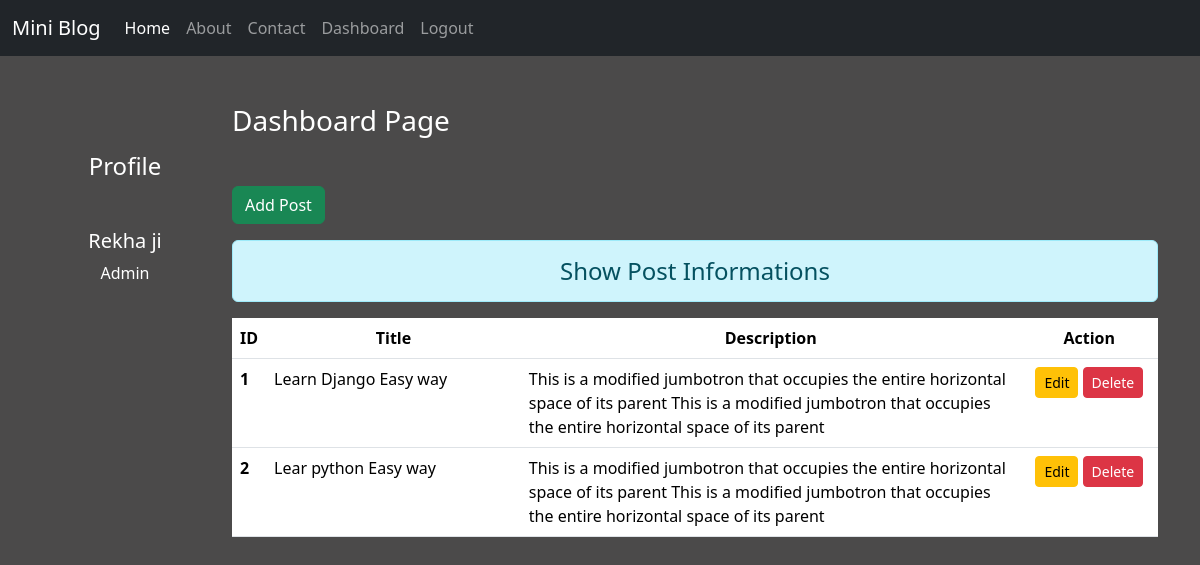
The page /dashboard/ (signed in) on the database its author committed.
### blog/models.py (models this page shows)
class Post(models.Model):
    title=models.CharField(max_length=200)
    desc=models.TextField()

### blog/views.py (the view)
# urls.py: path('dashboard/', views.dashboard,name='dashboard'),
def dashboard(request):
    if request.user.is_authenticated:
        posts=Post.objects.all()
        user=request.user
        full_name=user.get_full_name()
        gps=user.groups.all()
        return render(request,'blog/dashboard.html',{'posts':posts,'full_name':full_name,'groups':gps})
    else:
        return HttpResponseRedirect('/login/')

### blog/templates/blog/dashboard.html (shortened to what this page needs)
{% extends 'blog/base.html' %}
{% load static %}
{% block side %}
<div class="col-sm-2 text-white my-5 text-center">
  <h4 class="my-5">Profile</h4>
  <h5>{{full_name}}</h5>
  {% for group in groups %}
  <p>{{group.name}}</p>
  {% endfor %}
</div>
{% endblock side %}
{% block content %}
<div class="col-sm-10">
  <h3 class="text-white my-5">Dashboard Page</h3>
  <a href="{% url 'addpost' %}" class="btn btn-success">Add Post</a>
  <h4 class="text-center alert alert-info mt-3">Show Post Informations</h4>
  {% if posts %}
  <table class="table table-hover bg-white">
    <thead>
      <tr class="text-center">
        <th scope="col" style="width:2%">ID</th>
        <th scope="col" style="width:28%">Title</th>
        <th scope="col" style="width:55%">Description</th>
        <th scope="col" style="width:15%">Action</th>
      </tr>
    </thead>
    <tbody>
      {% for post in posts %}
      <tr>
        <th scope="row">{{post.id}}</th>
        <td>{{post.title}}</td>
        <td>{{post.desc}}</td>
        <td class="text-center">
         <a href="{% url 'updatepost' post.id %}" class="btn btn-warning btn-sm">Edit</a>
         {% if perms.blog.delete_post %}
         <form class="d-inline" action="{% url 'deletepost' post.id %}" method="post">
           <input type="submit" class="btn btn-danger btn-sm" value="Delete">
         </form>
         {% endif %}
        </td>
      </tr>
      {% endfor %}
    </tbody>
  </table>
  {% else %}
  <h4 class="text-center alert alert-warning">No Record</h4>
  {% endif %}
</div>
{% endblock content %}

### blog/templates/blog/base.html (shortened to what this page needs)
<!DOCTYPE html>
{% load static%}
<html lang="en" dir="ltr">
  <head>
    <link rel="stylesheet" href="{% static 'blog/css/bootstrap.css' %}">
    <link rel="stylesheet" href="{% static 'blog/css/style.css' %}">
  </head>
  <body>
    <div class="container_fluid bg-dark">
{% include 'blog/navbar.html' %}
    </div>
    <div class="container">
    <div class="row">
      {% block side %}
      {% endblock side %}
      {% block content %}
      {% endblock content %}
    </div>
    </div>
  </body>
</html>

### blog/templates/blog/navbar.html (shortened to what this page needs)
<nav class="navbar navbar-expand-lg navbar-dark bg-dark">
  <div class="container-fluid">
    <a class="navbar-brand" href="#">Mini Blog</a>
    <div class="collapse navbar-collapse" id="navbarNav">
      <ul class="navbar-nav">
        <li class="nav-item">
          <a class="nav-link active" aria-current="page" href="/">Home</a>
        </li>
        <li class="nav-item">
          <a class="nav-link" href="{% url 'about' %}">About</a>
        </li>
        <li class="nav-item">
          <a class="nav-link" href="{% url 'contact' %}">Contact</a>
        </li>
        {% if request.user.is_authenticated %}
        <li class="nav-item">
          <a class="nav-link" href="{% url 'dashboard' %}">Dashboard</a>
        </li>
        <li class="nav-item">
          <a class="nav-link" href="{% url 'logout' %}">Logout</a>
        </li>
        {% endif %}
      </ul>
    </div>
  </div>
</nav>

### blog/static/blog/css/style.css (style rules this page uses)
body { background-color: rgb(75,74,74); color: antiquewhite; }

### rows shown on the page
Post: id "1", title "Learn Django Easy way", desc "This is a modified jumbotron that occupies the entire horizontal space of its parent This is a modified jumbotron that occupies the entire horizontal space of its parent"
Post: id "2", title "Lear python Easy way", desc "This is a modified jumbotron that occupies the entire horizontal space of its parent This is a modified jumbotron that occupies the entire horizontal space of its parent"

### other values the page prints
{{ full_name }} "Rekha ji"
{{ group.name }} "Admin"
